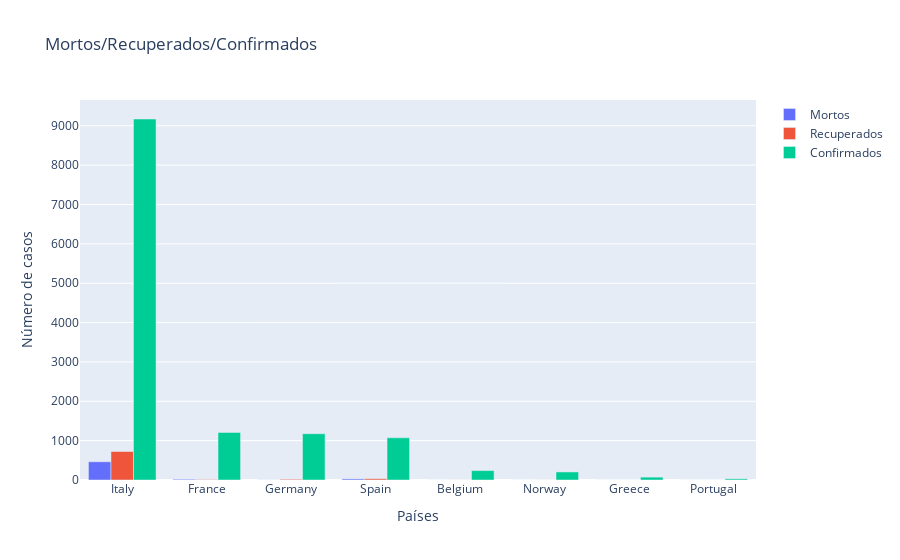

The notebook cell this image was saved under:
### Code cell
full_table = pd.read_csv('https://raw.githubusercontent.com/pesobreiro/jupyternotebooks/master/dados/covid.csv',parse_dates=['Date'],index_col=0)
temp = full_table.loc[full_table.Date == '2020-03-09']
temp = temp.groupby(['Country/Region'])['Confirmed', 'Deaths', 'Recovered'].sum().sort_values('Confirmed',ascending=False)


europa = ['Italy', 'France', 'Germany', 'Spain', 'Belgium', 'Norway','Greece',  'Portugal']

temp=temp.reset_index()
temp=temp.loc[temp['Country/Region'].isin(europa)]


import plotly.graph_objects as go

fig = go.Figure(data=[
    go.Bar(name='Mortos', x=temp['Country/Region'], y=temp['Deaths']),
    go.Bar(name='Recuperados', x=temp['Country/Region'], y=temp['Recovered']),
    go.Bar(name='Confirmados', x=temp['Country/Region'], y=temp['Confirmed']),
])

fig.update_layout(
    title="Mortos/Recuperados/Confirmados",
    xaxis_title="Países",
    yaxis_title="Número de casos",
)
fig.show()

### Figure 1 — Plotly figure (JSON) as saved in the notebook; plotly's stock layout.template omitted (floating-point values rounded to 4 significant figures)
{"data": [{"name": "Mortos", "type": "bar", "x": ["Italy", "France", "Germany", "Spain", "Belgium", "Norway", "Greece", "Portugal"], "y": [463, 19, 2, 28, 0, 0, 0, 0]}, {"name": "Recuperados", "type": "bar", "x": ["Italy", "France", "Germany", "Spain", "Belgium", "Norway", "Greece", "Portugal"], "y": [724, 12, 18, 32, 1, 1, 0, 0]}, {"name": "Confirmados", "type": "bar", "x": ["Italy", "France", "Germany", "Spain", "Belgium", "Norway", "Greece", "Portugal"], "y": [9172, 1209, 1176, 1073, 239, 205, 73, 30]}], "layout": {"autosize": true, "title": {"text": "Mortos/Recuperados/Confirmados"}, "xaxis": {"autorange": true, "range": [-0.5, 7.5], "title": {"text": "Países"}, "type": "category"}, "yaxis": {"autorange": true, "range": [0, 9655.0], "title": {"text": "Número de casos"}, "type": "linear"}}}
